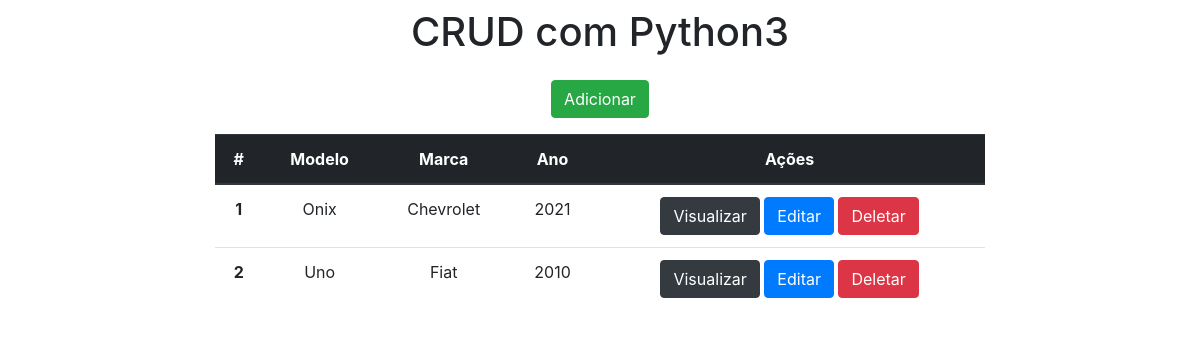
The app's page /, older data.
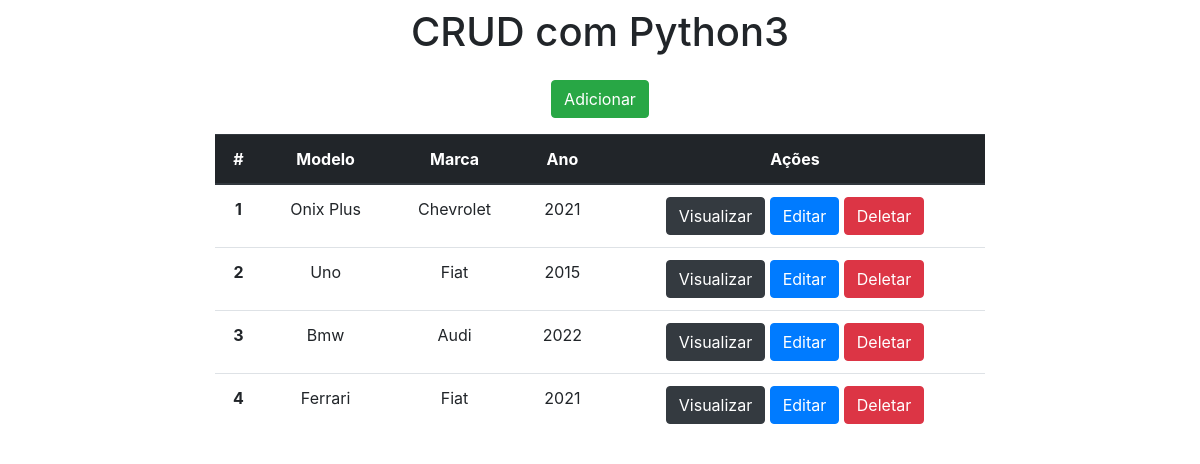
The same page, newer data.
### app/models.py (models this page shows)
class Carros(models.Model):
    modelo = models.CharField(max_length=150)
    marca = models.CharField(max_length=100)
    ano = models.IntegerField()

### app/views.py (the view)
# urls.py: 2. Add a URL to urlpatterns:  path('', views.home, name='home')
def home(request):
    data = {}
    data['db'] = Carros.objects.all()
    return render(request, 'index.html', data)

### app/templates/index.html (shortened to what this page needs)
<!DOCTYPE html>
<html lang="pt-br">
<head>
    <link rel="stylesheet" href="https://maxcdn.bootstrapcdn.com/bootstrap/4.0.0/css/bootstrap.min.css">
</head>
<body>
    <div class="col-8 m-auto pt-2 pb-2 text-center">
        <h1>CRUD com Python3</h1>
    </div>
    <div class="col-8 m-auto pt-2 pb-2 text-center">
        <a href="/form" class="btn btn-success"> Adicionar</a>
    </div>
    <div class="col-8 m-auto pt-2 pb-2 text-center">
        <table class="table">
            <thead class="thead-dark">
              <tr>
                <th scope="col">#</th>
                <th scope="col">Modelo</th>
                <th scope="col">Marca</th>
                <th scope="col">Ano</th>
                <th scope="col">Ações</th>
              </tr>
            </thead>
            <tbody>
            {% for dbs in db %}
              <tr>
                <th>{{dbs.id}}</th>
                <td>{{dbs.modelo}}</td>
                <td>{{dbs.marca}}</td>
                <td>{{dbs.ano}}</td>
                <td>
                  <a href="/view/{{dbs.id}}/" class="btn btn-dark">Visualizar</a>
                  <a href="/edit/{{dbs.id}}/" class="btn btn-primary">Editar</a>
                  <a href="/delete/{{dbs.id}}/" class="btn btn-danger btnDel">Deletar</a>
                </td>
              </tr>
              {% endfor %}
            </tbody>
         </table>
    </div>
    {% load static %}
</body>
</html>

Row changes from the older to the newer data that the page shows:
changed Carros "Chevrolet": modelo "Onix" → "Onix Plus"
changed Carros "Uno": ano "2010" → "2015"
added Carros: id "3", modelo "Bmw", marca "Audi", ano "2022"
added Carros: id "4", modelo "Ferrari", marca "Fiat", ano "2021"
